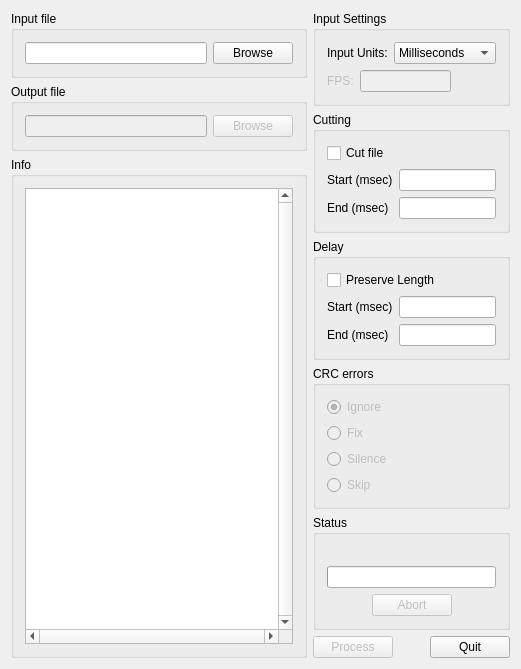
<?xml version="1.0" encoding="UTF-8"?>
<ui version="4.0">
 <class>DelayCut</class>
 <widget class="QMainWindow" name="DelayCut">
  <property name="windowModality">
   <enum>Qt::WindowModal</enum>
  </property>
  <property name="geometry">
   <rect>
    <x>0</x>
    <y>0</y>
    <width>521</width>
    <height>606</height>
   </rect>
  </property>
  <property name="windowTitle">
   <string>delaycut v1.4.3.8</string>
  </property>
  <widget class="QWidget" name="centralWidget">
   <layout class="QHBoxLayout" name="horizontalLayout_6" stretch="3,1">
    <item>
     <layout class="QVBoxLayout" name="verticalLayout_4">
      <item>
       <widget class="QGroupBox" name="inputFileGroupBox">
        <property name="title">
         <string>Input file</string>
        </property>
        <layout class="QHBoxLayout" name="horizontalLayout_3">
         <item>
          <widget class="DragDropLineEdit" name="inputFileLineEdit"/>
         </item>
         <item>
          <widget class="QPushButton" name="inputBrowseButton">
           <property name="text">
            <string>Browse</string>
           </property>
          </widget>
         </item>
        </layout>
       </widget>
      </item>
      <item>
       <widget class="QGroupBox" name="outputFileGroupBox">
        <property name="title">
         <string>Output file</string>
        </property>
        <layout class="QHBoxLayout" name="horizontalLayout_4">
         <item>
          <widget class="DragDropLineEdit" name="outputFileLineEdit">
           <property name="enabled">
            <bool>false</bool>
           </property>
          </widget>
         </item>
         <item>
          <widget class="QPushButton" name="outputBrowseButton">
           <property name="enabled">
            <bool>false</bool>
           </property>
           <property name="text">
            <string>Browse</string>
           </property>
          </widget>
         </item>
        </layout>
       </widget>
      </item>
      <item>
       <widget class="QGroupBox" name="infoGroupBox">
        <property name="title">
         <string>Info</string>
        </property>
        <layout class="QGridLayout" name="gridLayout">
         <item row="0" column="0">
          <widget class="QTextEdit" name="infoTextEdit">
           <property name="verticalScrollBarPolicy">
            <enum>Qt::ScrollBarAlwaysOn</enum>
           </property>
           <property name="horizontalScrollBarPolicy">
            <enum>Qt::ScrollBarAlwaysOn</enum>
           </property>
          </widget>
         </item>
        </layout>
       </widget>
      </item>
     </layout>
    </item>
    <item>
     <layout class="QVBoxLayout" name="verticalLayout_5">
      <item>
       <widget class="QGroupBox" name="inputSettingsGroupBox">
        <property name="title">
         <string>Input Settings</string>
        </property>
        <layout class="QVBoxLayout" name="verticalLayout_3">
         <item>
          <layout class="QFormLayout" name="formLayout_3">
           <item row="0" column="0">
            <widget class="QLabel" name="inputUnitsLabel">
             <property name="text">
              <string>Input Units:</string>
             </property>
            </widget>
           </item>
           <item row="0" column="1">
            <widget class="QComboBox" name="inputUnitsComboBox">
             <property name="currentIndex">
              <number>2</number>
             </property>
             <item>
              <property name="text">
               <string>Audio frames</string>
              </property>
             </item>
             <item>
              <property name="text">
               <string>Seconds</string>
              </property>
             </item>
             <item>
              <property name="text">
               <string>Milliseconds</string>
              </property>
             </item>
             <item>
              <property name="text">
               <string>Video frames</string>
              </property>
             </item>
            </widget>
           </item>
          </layout>
         </item>
         <item>
          <layout class="QHBoxLayout" name="horizontalLayout_5" stretch="1,4,2">
           <item>
            <widget class="QLabel" name="fpsLabel">
             <property name="enabled">
              <bool>false</bool>
             </property>
             <property name="text">
              <string>FPS:</string>
             </property>
            </widget>
           </item>
           <item>
            <widget class="QLineEdit" name="fpsLineEdit">
             <property name="enabled">
              <bool>false</bool>
             </property>
             <property name="text">
              <string/>
             </property>
             <property name="maxLength">
              <number>11</number>
             </property>
             <property name="alignment">
              <set>Qt::AlignRight|Qt::AlignTrailing|Qt::AlignVCenter</set>
             </property>
            </widget>
           </item>
           <item>
            <spacer name="horizontalSpacer_4">
             <property name="orientation">
              <enum>Qt::Horizontal</enum>
             </property>
             <property name="sizeHint" stdset="0">
              <size>
               <width>58</width>
               <height>20</height>
              </size>
             </property>
            </spacer>
           </item>
          </layout>
         </item>
        </layout>
       </widget>
      </item>
      <item>
       <widget class="QGroupBox" name="cuttingGroupBox">
        <property name="title">
         <string>Cutting</string>
        </property>
        <layout class="QFormLayout" name="formLayout">
         <property name="fieldGrowthPolicy">
          <enum>QFormLayout::AllNonFixedFieldsGrow</enum>
         </property>
         <item row="0" column="0" colspan="2">
          <widget class="QCheckBox" name="cutFileCheckBox">
           <property name="text">
            <string>Cut file</string>
           </property>
          </widget>
         </item>
         <item row="1" column="0">
          <widget class="QLabel" name="startCuttingLabel">
           <property name="text">
            <string>Start (msec)</string>
           </property>
           <property name="scaledContents">
            <bool>false</bool>
           </property>
          </widget>
         </item>
         <item row="1" column="1">
          <widget class="QLineEdit" name="startCuttingLineEdit">
           <property name="text">
            <string/>
           </property>
           <property name="maxLength">
            <number>8</number>
           </property>
           <property name="alignment">
            <set>Qt::AlignRight|Qt::AlignTrailing|Qt::AlignVCenter</set>
           </property>
          </widget>
         </item>
         <item row="2" column="0">
          <widget class="QLabel" name="endCuttingLabel">
           <property name="text">
            <string>End (msec)</string>
           </property>
          </widget>
         </item>
         <item row="2" column="1">
          <widget class="QLineEdit" name="endCuttingLineEdit">
           <property name="acceptDrops">
            <bool>false</bool>
           </property>
           <property name="text">
            <string/>
           </property>
           <property name="alignment">
            <set>Qt::AlignRight|Qt::AlignTrailing|Qt::AlignVCenter</set>
           </property>
          </widget>
         </item>
        </layout>
       </widget>
      </item>
      <item>
       <widget class="QGroupBox" name="delayGroupBox">
        <property name="title">
         <string>Delay</string>
        </property>
        <layout class="QFormLayout" name="formLayout_2">
         <item row="0" column="0" colspan="2">
          <widget class="QCheckBox" name="originalLengthCheckBox">
           <property name="text">
            <string>Preserve Length</string>
           </property>
          </widget>
         </item>
         <item row="1" column="0">
          <widget class="QLabel" name="startDelayLabel">
           <property name="text">
            <string>Start (msec)</string>
           </property>
          </widget>
         </item>
         <item row="1" column="1">
          <widget class="QLineEdit" name="startDelayLineEdit">
           <property name="acceptDrops">
            <bool>false</bool>
           </property>
           <property name="text">
            <string/>
           </property>
           <property name="alignment">
            <set>Qt::AlignRight|Qt::AlignTrailing|Qt::AlignVCenter</set>
           </property>
          </widget>
         </item>
         <item row="2" column="0">
          <widget class="QLabel" name="endDelayLabel">
           <property name="text">
            <string>End (msec)</string>
           </property>
          </widget>
         </item>
         <item row="2" column="1">
          <widget class="QLineEdit" name="endDelayLineEdit">
           <property name="acceptDrops">
            <bool>false</bool>
           </property>
           <property name="text">
            <string/>
           </property>
           <property name="alignment">
            <set>Qt::AlignRight|Qt::AlignTrailing|Qt::AlignVCenter</set>
           </property>
          </widget>
         </item>
        </layout>
       </widget>
      </item>
      <item>
       <widget class="QGroupBox" name="crcErrorsGroupBox">
        <property name="title">
         <string>CRC errors</string>
        </property>
        <layout class="QVBoxLayout" name="verticalLayout">
         <item>
          <widget class="QRadioButton" name="ignoreRadioButton">
           <property name="enabled">
            <bool>false</bool>
           </property>
           <property name="toolTip">
            <string>Ignore CRC errors</string>
           </property>
           <property name="text">
            <string>Ignore</string>
           </property>
           <property name="checked">
            <bool>true</bool>
           </property>
          </widget>
         </item>
         <item>
          <widget class="QRadioButton" name="fixRadioButton">
           <property name="enabled">
            <bool>false</bool>
           </property>
           <property name="toolTip">
            <string>Replace bad CRCs with calculated CRC</string>
           </property>
           <property name="text">
            <string>Fix</string>
           </property>
          </widget>
         </item>
         <item>
          <widget class="QRadioButton" name="silenceRadioButton">
           <property name="enabled">
            <bool>false</bool>
           </property>
           <property name="toolTip">
            <string>Replace an errored frame with a silenced one</string>
           </property>
           <property name="text">
            <string>Silence</string>
           </property>
          </widget>
         </item>
         <item>
          <widget class="QRadioButton" name="skipRadioButton">
           <property name="enabled">
            <bool>false</bool>
           </property>
           <property name="toolTip">
            <string>Skip CRC errored frames</string>
           </property>
           <property name="text">
            <string>Skip</string>
           </property>
          </widget>
         </item>
        </layout>
       </widget>
      </item>
      <item>
       <widget class="QGroupBox" name="statusGroupBox">
        <property name="title">
         <string>Status</string>
        </property>
        <layout class="QVBoxLayout" name="verticalLayout_2">
         <item>
          <widget class="QLabel" name="progressLabel">
           <property name="text">
            <string/>
           </property>
          </widget>
         </item>
         <item>
          <widget class="QProgressBar" name="progressBar">
           <property name="value">
            <number>0</number>
           </property>
           <property name="textVisible">
            <bool>false</bool>
           </property>
           <property name="orientation">
            <enum>Qt::Horizontal</enum>
           </property>
          </widget>
         </item>
         <item>
          <layout class="QHBoxLayout" name="horizontalLayout">
           <item>
            <spacer name="horizontalSpacer">
             <property name="orientation">
              <enum>Qt::Horizontal</enum>
             </property>
             <property name="sizeHint" stdset="0">
              <size>
               <width>28</width>
               <height>20</height>
              </size>
             </property>
            </spacer>
           </item>
           <item>
            <widget class="QPushButton" name="abortButton">
             <property name="enabled">
              <bool>false</bool>
             </property>
             <property name="text">
              <string>Abort</string>
             </property>
            </widget>
           </item>
           <item>
            <spacer name="horizontalSpacer_2">
             <property name="orientation">
              <enum>Qt::Horizontal</enum>
             </property>
             <property name="sizeHint" stdset="0">
              <size>
               <width>28</width>
               <height>20</height>
              </size>
             </property>
            </spacer>
           </item>
          </layout>
         </item>
        </layout>
       </widget>
      </item>
      <item>
       <layout class="QHBoxLayout" name="horizontalLayout_2">
        <item>
         <widget class="QPushButton" name="processButton">
          <property name="enabled">
           <bool>false</bool>
          </property>
          <property name="text">
           <string>Process</string>
          </property>
         </widget>
        </item>
        <item>
         <spacer name="horizontalSpacer_3">
          <property name="orientation">
           <enum>Qt::Horizontal</enum>
          </property>
          <property name="sizeHint" stdset="0">
           <size>
            <width>18</width>
            <height>20</height>
           </size>
          </property>
         </spacer>
        </item>
        <item>
         <widget class="QPushButton" name="quitButton">
          <property name="text">
           <string>Quit</string>
          </property>
          <property name="flat">
           <bool>false</bool>
          </property>
         </widget>
        </item>
       </layout>
      </item>
      <item>
       <spacer name="verticalSpacer">
        <property name="orientation">
         <enum>Qt::Vertical</enum>
        </property>
        <property name="sizeHint" stdset="0">
         <size>
          <width>161</width>
          <height>13</height>
         </size>
        </property>
       </spacer>
      </item>
     </layout>
    </item>
   </layout>
  </widget>
 </widget>
 <layoutdefault spacing="6" margin="11"/>
 <customwidgets>
  <customwidget>
   <class>DragDropLineEdit</class>
   <extends>QLineEdit</extends>
   <header location="global">dragdroplineedit.h</header>
  </customwidget>
 </customwidgets>
 <connections/>
</ui>
